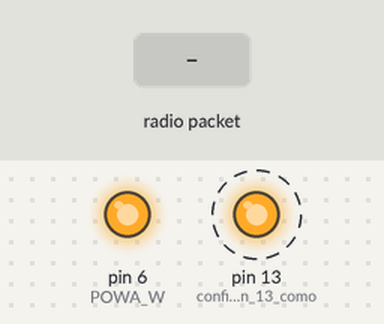
The sketch below on a simulated Arduino Uno, built with avr-gcc and run on an emulated ATmega328P. On the bench: output pins drawn as LEDs (lit = HIGH). Dashed ring = blinking. The test bench sets the inputs (shaded band). No radio packets arrive unless stated; what the sketch prints to the serial monitor is not drawn.

Above: at 1.06 s.
1.3 s: radio packet "1" arrives
Timing chart, 0 to 10.3 s (numbered marks = the images above; inputs shaded):
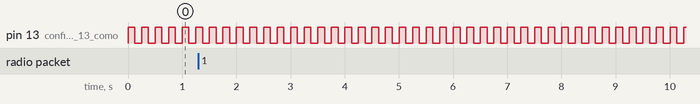

Measured:
- by itself, pin 13 (configura_el_pin_13_como): alternates HIGH for 0.13 s and LOW for 0.13 s

The sketch:

rf433_receptor.ino
```cpp
// Programa Receptor RF433 de DAFR ELECTRONICS
// Autor: Daniel Arturo Fernandez Raygoza
//Prohibida su distribucion para fines comerciales
//Compra tu material en www.dafr-electronics.mex.tl

#include <VirtualWire.h>
#define POWA_W 6
#define RX_PIN 2
#define TX_PIN 3


int count;

void setup()
{
    //Power lines Up!
    pinMode(POWA_W,OUTPUT);
    digitalWrite(POWA_W,HIGH);
    //Establesco la comunicacion serial
    Serial.begin(9600);	// abre el puerto de serie
    Serial.println("Receptor listo"); //Imprime "listo" en el monitor serial

    pinMode(13, OUTPUT); //configura el pin 13 como salida, se usara el led integrado.

    vw_set_rx_pin(RX_PIN);       //Configura el pin RX
    vw_set_ptt_inverted(true); //Requerido para DR3100
    vw_setup(4000);	     //  Bits por segundo
    vw_rx_start();       // Inciar el receptor
}

void loop()
{
    digitalWrite(13, HIGH);      // Parpadeo para mostrar actividad
    uint8_t buf[VW_MAX_MESSAGE_LEN]; //Almacenar en buffer los datos recibidos
    uint8_t buflen = VW_MAX_MESSAGE_LEN; //Determina el numero de caracteres recibidos
    if (vw_get_message(buf, &buflen)) // Si hay un mensaje recibido ejecuta...
    {
	int i;
       	Serial.print("Rx: "); //imprime Rx en el monitor serial

	for (i = 0; i < buflen; i++)  //rutina para impresion del mensaje recibido
	{
            char c = (buf[i]); // guarda el caracter recibido para despues imprimirlo
            Serial.print(c); //imprime el caracter recibido en el monitor serial
	    Serial.print(" "); //deja un espacio en el monitor serial
	}
        count++;  //incrementa contador
        Serial.print(count);  //imprime el contador en el monitor serial
	Serial.println("");   // salto de linea monitor serial
    }

delay(125);                 // Pausa antes repetir el ciclo
digitalWrite(13, LOW);      // Parpadeo para mostrar actividad
delay(125);                 // Pausa antes repetir el ciclo
}
```
